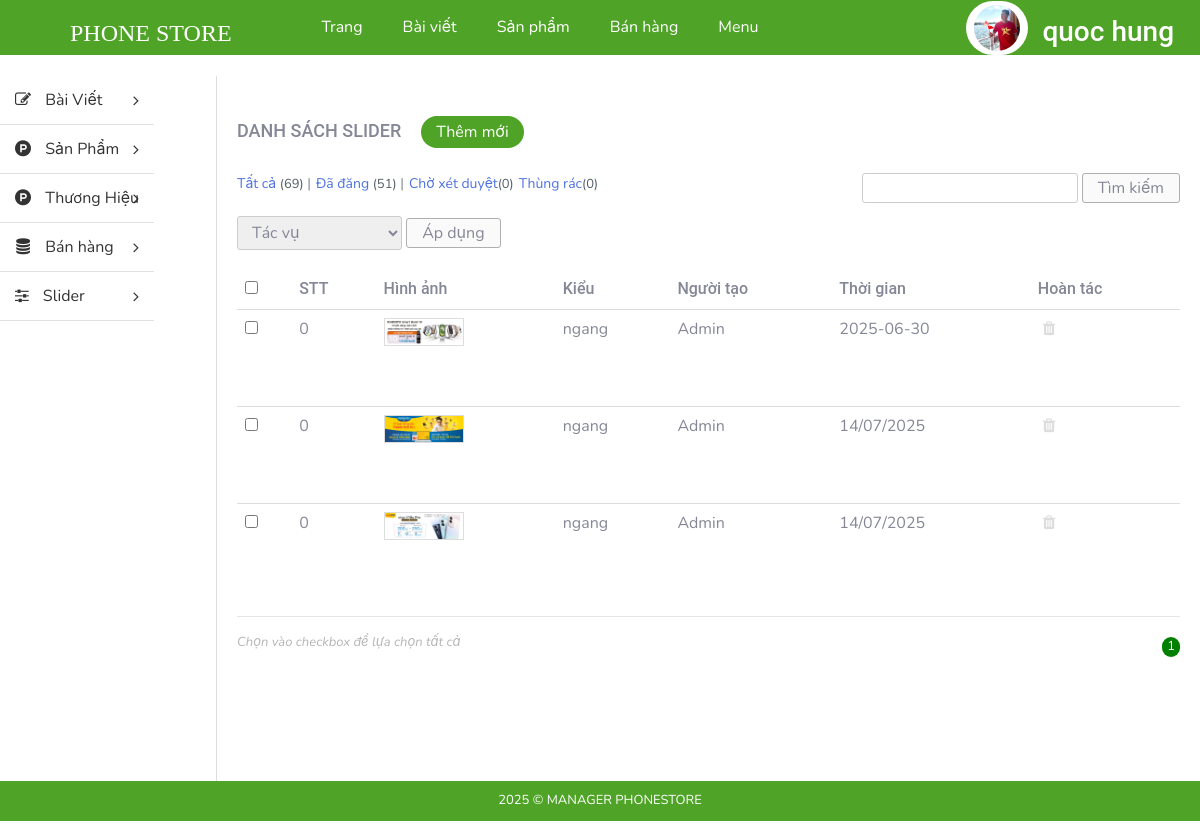
The app's page /admin/index.php?modules=sliders&controllers=index&action=list (signed in) with its own data.
### tables this page shows
CREATE TABLE `tbl_slider` (
  `id` int(11) NOT NULL,
  `image` varchar(255) NOT NULL,
  `user` varchar(255) NOT NULL,
  `create_date` varchar(255) NOT NULL,
  `type` enum('dọc','ngang') NOT NULL
);

### admin/libraries/database.php (called while the page is built, shortened)
<?php
function db_query($query_string) {
    global $conn;
    $result = mysqli_query($conn, $query_string);
    return $result;
}
function db_fetch_array($query_string) {
    $result = array();
    $mysqli_result = db_query($query_string);
    while ($row = mysqli_fetch_assoc($mysqli_result)) {
        $result[] = $row;
    }
    return $result;
}

### admin/modules/sliders/models/indexModel.php (called while the page is built, shortened)
<?php
function getAllSlider(){
	return db_fetch_array("SELECT * FROM `tbl_slider`");
}

### admin/modules/sliders/controllers/indexController.php (called while the page is built, shortened)
<?php
function listAction() {
	$data_tmp = getAllSlider();
	if(!empty($_GET['page'])){
		$page = $_GET['page'];
	}else{
		$page =1;
	}
	$numProduct = count($data_tmp);
	$productOnPage = 5;
	$num = ceil($numProduct/$productOnPage);
	$start = ($page - 1) * $productOnPage;
	$res =[];
	for ($i=$start; $i < $start+$productOnPage; $i++) {
		if(isset($data_tmp[$i]))
        $res[] = $data_tmp[$i];
	};
	$data = [$res, $num, $page];
	load_view('list',$data);
}

### admin/core/router.php (called while the page is built, shortened)
<?php
$action_name = get_action().'Action';
call_function(array('construct', $action_name));

### admin/core/appload.php (called while the page is built, shortened)
<?php
require CONFIGPATH . DIRECTORY_SEPARATOR . 'database.php';
require LIBPATH . DIRECTORY_SEPARATOR . 'database.php';
require COREPATH . DIRECTORY_SEPARATOR . 'base.php';
require COREPATH . DIRECTORY_SEPARATOR . 'router.php';

### admin/index.php (called while the page is built, shortened)
<?php
require COREPATH.DIRECTORY_SEPARATOR.'appload.php';

### admin/modules/sliders/views/listView.php (the view, shortened to what this page needs)
<div id="main-content-wp" class="list-product-page list-slider">
    <div class="wrap clearfix">
        <div id="content" class="fl-right">
            <div class="section" id="title-page">
                <div class="clearfix">
                    <h3 id="index" class="fl-left">Danh sách slider</h3>
                    <a href="?modules=sliders&controllers=index&action=add" title="" id="add-new" class="fl-left">Thêm mới</a>
                </div>
            </div>
            <div class="section" id="detail-page">
                <div class="section-detail">
                    <div class="filter-wp clearfix">
                        <ul class="post-status fl-left">
                            <li class="all"><a href="">Tất cả <span class="count">(69)</span></a> |</li>
                            <li class="publish"><a href="">Đã đăng <span class="count">(51)</span></a> |</li>
                            <li class="pending"><a href="">Chờ xét duyệt<span class="count">(0)</span></a></li>
                            <li class="pending"><a href="">Thùng rác<span class="count">(0)</span></a></li>
                        </ul>
                        <form method="GET" class="form-s fl-right">
                            <input type="text" name="s" id="s">
                            <input type="submit" name="sm_s" value="Tìm kiếm">
                        </form>
                    </div>
                    <div class="actions">
                        <form method="GET" action="" class="form-actions">
                            <select name="actions">
                                <option value="0">Tác vụ</option>
                            </select>
                            <input type="submit" name="sm_action" value="Áp dụng">
                        </form>
                    </div>
                    <div class="table-responsive">
                        <table class="table list-table-wp">
                            <thead>
                                <tr>
                                    <td><input type="checkbox" name="checkAll" id="checkAll"></td>
                                    <td><span class="thead-text">STT</span></td>
                                    <td><span class="thead-text">Hình ảnh</span></td>
                                    <td><span class="thead-text">Kiểu</span></td>
                                    <td><span class="thead-text">Người tạo</span></td>
                                    <td><span class="thead-text">Thời gian</span></td>
                                    <td><span class="thead-text">Hoàn tác</span></td>
                                </tr>
                            </thead>
                            <tbody>
                                <?php $i=0; if(!empty($data['0']))  foreach ($data['0'] as $value) { ?>
                                <tr>
                                    <td><input type="checkbox" name="checkItem" class="checkItem"></td>
                                    <td><span class="tbody-text"><?php echo $i; ?></h3></span>
                                    <td class="clearfix">
                                        <div class="tb-title fl-left">
                                            <div class="tbody-thumb">
                                                <img src="<?php echo $value['image'] ;?>" alt="">
                                            </div>
                                        </div>
                                    </td>
                                    <td><span class="thead-text"><?php echo $value['type']; ?></span></td>
                                    <td><span class="tbody-text"><?php echo $value['user']; ?></span></td>
                                    <td><span class="tbody-text"><?php echo $value['create_date']; ?></span></td>
                                    <td>
                                        <ul class="list-operation">
                                            <li><a href="?modules=sliders&controllers=index&action=delete&id=<?php echo $value['id']; ?>" title="Xóa" class="delete"><i class="fa fa-trash" aria-hidden="true"></i></a></li>
                                        </ul>
                                    </td>
                                </tr>
                            <?php }; ?>
                            </tbody>
                        </table>
                        <hr>
                    </div>
                </div>
            </div>
            <div class="section" id="paging-wp">
                <div class="section-detail clearfix">
                    <p id="desc" class="fl-left">Chọn vào checkbox để lựa chọn tất cả</p>
                    <ul id="list-paging" class="fl-right">
                        <?php for ($i=1; $i <= $data['1'] ; $i++) { ?>
                        <li>
                            <a <?php if($i == $data['2']) echo 'style="background-color: green;color:white; border-radius:300px;"';  ?>  href="?modules=categorys&controllers=index&action=list&page=<?php echo $i; ?>" title=""><?php echo $i; ?></a>
                        </li>
                        <?php }; ?>
                    </ul>
                </div>
            </div>
        </div>
    </div>
</div>

### admin/core/base.php (shortened to what this page needs)
<?php
function get_module() {
    global $config;
    $module = isset($_GET['modules']) ? $_GET['modules'] : $config['default_module'];
    return $module;
}
function call_function($list_function = array()) {
    if (is_array($list_function)) {
        foreach ($list_function as $f) {
            if (function_exists($f())) {
                $f();
            }
        }
    }
}
function load_view($name, $data_send = array()) {
    $data = $data_send;
    $path = MODULESPATH . DIRECTORY_SEPARATOR . get_module() . DIRECTORY_SEPARATOR . 'views' . DIRECTORY_SEPARATOR . $name . 'View.php';
    if (file_exists($path)) {
        require $path;
    } else {
        echo "Không tìm thấy {$path}";
    }
}
function get_header($name = '') {
    global $data;
    if (empty($name)) {
        $name = 'header';
    } else {
        $name = "header-{$name}";
    }
    $path = LAYOUTPATH . DIRECTORY_SEPARATOR . $name . '.php';
    if (file_exists($path)) {
        if (is_array($data)) {
            foreach ($data as $key => $a) {
                $$key = $a;
            }
        }
        require $path;
    } else {
        echo "Không tìm thấy {$path}";
    }
}
function get_footer($name = '') {
    global $data;
    if (empty($name)) {
        $name = 'footer';
    } else {
        $name = "footer-{$name}";
    }
    $path = LAYOUTPATH . DIRECTORY_SEPARATOR . $name . '.php';
    if (file_exists($path)) {
        if (is_array($data)) {
            foreach ($data as $key => $a) {
                $$key = $a;
            }
        }
        require $path;
    } else {
        echo "Không tìm thấy {$path}";
    }
}
function get_sidebar($name = '') {
    global $data;
    if (empty($name)) {
        $name = 'sidebar';
    } else {
        $name = "sidebar-{$name}";
    }
    $path = LAYOUTPATH . DIRECTORY_SEPARATOR . $name . '.php';
    if (file_exists($path)) {
        if (is_array($data)) {
            foreach ($data as $key => $a) {
                $$key = $a;
            }
        }
        require $path;
    } else {
        echo "Không tìm thấy {$path}";
    }
}
?>

### admin/public/css/import/global.css (style rules this page uses)
body { font-family: "Roboto Regular"; font-size: 14px; line-height: 24px; color: #333; }
.fl-left { float: left; }
.fl-right { float: right; }
img { max-width: 100%; height: auto; display: block; }
ul li { list-style: none!important; }
a { text-decoration: none!important; }

### admin/public/css/import/list_post.css (style rules this page uses)
#content { width: 82%; border-left: 1px solid #ddd; padding: 20px; }
#add-new { display: inline-block; color: #fff; background: #4fa327; padding: 4px 15px; margin: 20px; border-radius: 20px; }
#index { font-family: 'Roboto Medium'; font-weight: normal; text-transform: uppercase; font-size: 18px; padding: 24px 0px; }
.list-table-wp thead tr td { font-family: 'Roboto Medium'; font-weight: normal; }
.list-operation li { float: left; }
.list-operation li a { display: block; padding: 0px 5px; color: #ddd; }
.tb-title { width: 75%; display: -webkit-box; -webkit-line-clamp: 1; -moz-line-clamp: 1; -o-line-clamp: 1; -webkit-box-orient: vertical; -moz-box-orient: vertical; -o-box-orient: vertical; max-height: 100%; overflow: hidden; }
.list-operation { width: 25%; }
#paging-wp #desc { font-size: 13px; color: #b5b5b5; font-style: italic; }
#list-paging li { float: left; }
#list-paging li a { display: inline-block; color: #555; font-size: 13px; padding: 0px 5px; }
.filter-wp { margin-bottom: 5px; }
.actions { margin-bottom: 20px; }
.post-status li { float: left; font-size: 14px; margin-right: 5px; }
.post-status li .count { color: #555d66; font-size: 13px; display: inline-block; }
.form-s input[type="text"], .form-actions select { border-radius: 3px; border: 1px solid #ccc; padding: 2px 10px; }
.form-s input[type="submit"], .form-actions input[type="submit"] { border-radius: 3px; border: 1px solid #afafaf; padding: 2px 15px; background: #fafafa; }
.form-actions select { padding: 4px 10px; }

### admin/public/css/import/list_product.css (style rules this page uses)
.tbody-thumb { width: 80px; height: 80px; overflow: hidden; }
.tbody-thumb img { border: 1px solid #ddd; }

### admin/public/css/import/menu.css (style rules this page uses)
.actions select { border-radius: 3px; border: 1px solid #ccc; padding: 4px 10px; }

### admin/public/css/import/detail_order.css (style rules this page uses)
.table { margin-bottom: 0!important; }

### records on screen
tbl_slider: i "0", image (picture), type "ngang", user "Admin", create_date "2025-06-30"
tbl_slider: i "0", image (picture), type "ngang", user "Admin", create_date "14/07/2025"
tbl_slider: i "0", image (picture), type "ngang", user "Admin", create_date "14/07/2025"

### other values on screen
$_SESSION['fullname'] "quoc hung"
